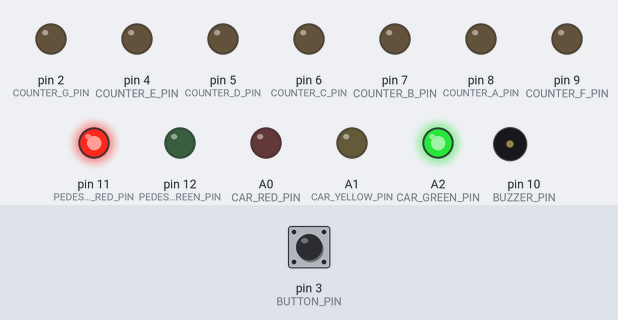
This sketch was run on a simulated Arduino Uno, built with avr-gcc and run on an emulated ATmega328P. Shown: output pins drawn as LEDs (lit = HIGH), buzzer (waves = sounding). The test bench sets the inputs (shaded band); at power-on: pin 3 (BUTTON_PIN) HIGH.

Above: at 1.2 s.
1.3 s: pin 3 (BUTTON_PIN) pulled LOW for 0.15 s
At 9.7 s:
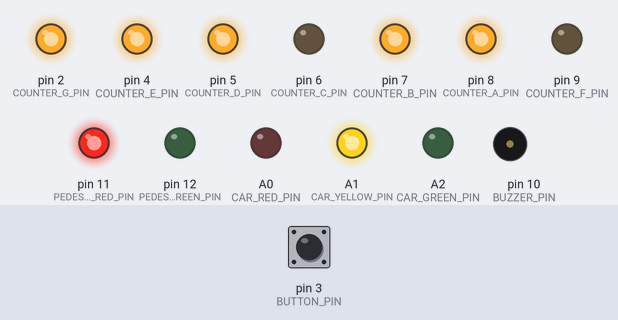
At 11.1 s:
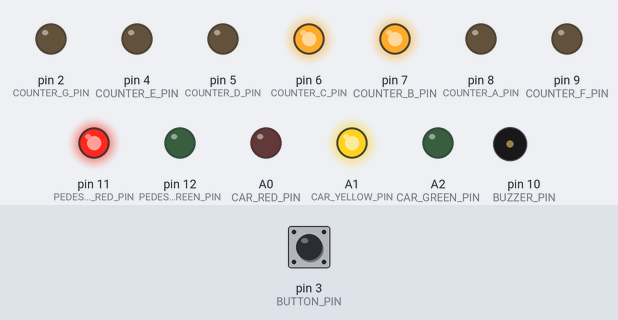
Timing chart, 0 to 12.8 s (numbered marks = the images above; inputs shaded):
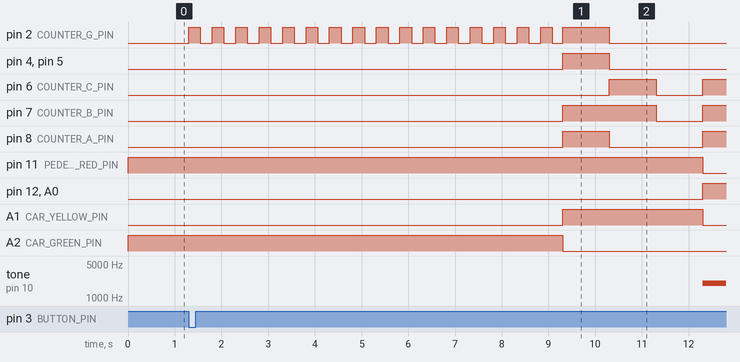

Measured:
- after the input at 1.3 s, pin 2 (COUNTER_G_PIN): goes 16 × (HIGH 0.25 s, LOW 0.25 s), HIGH 1.0 s, then LOW, starting at once; pin 4 (COUNTER_E_PIN): LOW → HIGH after 8.0 s, → LOW 1.0 s later

The sketch:

TrafficLightControl.ino
```cpp
volatile bool buttonPressed = false;
volatile unsigned long lastInterruptTime = 0;
const unsigned long debounceDelay = 200; // milliseconds

// traffic light finite state machine - related variables
int trafficState = 1;
bool pedestrianWarningFlashState = false;
unsigned long currentFlashTime = 0; // used for flashing LEDs
unsigned long currentBuzzTime = 0;
unsigned long stateStartTime = 0;

const unsigned long buzzerGoPeriod = 500;
const unsigned long buzzerWarningPeriod = 250;
const int buzzerFrequency = 2000;

const unsigned long lightFlashPeriod = 250;
bool lightFlashState = false;

bool buzzerState = false;


// pedestrian controls and signals
const int BUTTON_PIN = 3;
const int BUZZER_PIN = 10;
const int PEDESTRIAN_GREEN_PIN = 12;
const int PEDESTRIAN_RED_PIN = 11;

// car signals
const int CAR_RED_PIN = A0;
const int CAR_YELLOW_PIN = A1;
const int CAR_GREEN_PIN = A2;

// common signals
const int COUNTER_A_PIN = 8;
const int COUNTER_B_PIN = 7;
const int COUNTER_C_PIN = 6;
const int COUNTER_D_PIN = 5;
const int COUNTER_E_PIN = 4;
const int COUNTER_F_PIN = 9;
const int COUNTER_G_PIN = 2;

// traffic state delays (in milliseconds)
const unsigned long millisInASecond = 1000;
const unsigned long changeState1To2Time = 8000;
const unsigned long changeState2To3Time = 3000;
const unsigned long changeState3To4Time = 8000;
const unsigned long changeState4To1Time = 4000;

unsigned long numberToDisplay = 0;

bool countdownDelay = false;

void setup() {
  pinMode(BUTTON_PIN, INPUT_PULLUP);
  pinMode(BUZZER_PIN, OUTPUT);
  pinMode(PEDESTRIAN_GREEN_PIN, OUTPUT);
  pinMode(PEDESTRIAN_RED_PIN, OUTPUT);

  pinMode(COUNTER_A_PIN, OUTPUT);
  pinMode(COUNTER_B_PIN, OUTPUT);
  pinMode(COUNTER_C_PIN, OUTPUT);
  pinMode(COUNTER_D_PIN, OUTPUT);
  pinMode(COUNTER_E_PIN, OUTPUT);
  pinMode(COUNTER_F_PIN, OUTPUT);
  pinMode(COUNTER_G_PIN, OUTPUT);

  pinMode(CAR_RED_PIN, OUTPUT);
  pinMode(CAR_YELLOW_PIN, OUTPUT);
  pinMode(CAR_GREEN_PIN, OUTPUT);

  attachInterrupt(digitalPinToInterrupt(BUTTON_PIN), handleInterrupt, FALLING);
}

void loop() {

  switch (trafficState) {
    case 1:
      digitalWrite(CAR_GREEN_PIN, HIGH);
      digitalWrite(CAR_RED_PIN, LOW);
      digitalWrite(CAR_YELLOW_PIN , LOW);

      digitalWrite(PEDESTRIAN_RED_PIN, HIGH);
      digitalWrite(PEDESTRIAN_GREEN_PIN, LOW);

      if (buttonPressed == true && countdownDelay == false) {
        stateStartTime = millis();
        buttonPressed = false;
        countdownDelay = true;
      }

      if (millis() - stateStartTime > changeState1To2Time && countdownDelay == true) {
        trafficState = 2;
        stateStartTime = millis();
      }

      if (countdownDelay == true) {
//        numberToDisplay = (changeState1To2Time -  (millis() - stateStartTime)) / millisInASeconds;
//        displayNumbers(numberToDisplay);

        if ( millis() - currentFlashTime > lightFlashPeriod) {
          lightFlashState = !lightFlashState;
          currentFlashTime = millis();
        }
        digitalWrite(COUNTER_G_PIN, lightFlashState);

      }
      break;

    case 2:

      digitalWrite(PEDESTRIAN_GREEN_PIN, LOW);
      digitalWrite(PEDESTRIAN_RED_PIN, HIGH);

      digitalWrite(CAR_YELLOW_PIN, HIGH);
      digitalWrite(CAR_GREEN_PIN, LOW);
      digitalWrite(CAR_RED_PIN, LOW);

      if (millis() - stateStartTime > changeState2To3Time) {
        trafficState = 3;
        stateStartTime = millis();
      }

      numberToDisplay = (changeState2To3Time -  (millis() - stateStartTime)) / millisInASecond;
      displayNumbers(numberToDisplay);

      break;

    case 3:

      digitalWrite(PEDESTRIAN_GREEN_PIN, HIGH);
      digitalWrite(PEDESTRIAN_RED_PIN, LOW);

      digitalWrite(CAR_RED_PIN, HIGH);
      digitalWrite(CAR_YELLOW_PIN, LOW);
      digitalWrite(CAR_GREEN_PIN, LOW);

      numberToDisplay = (changeState3To4Time -  (millis() - stateStartTime)) / millisInASecond;
      displayNumbers(numberToDisplay);

      if ( millis() - currentBuzzTime > buzzerGoPeriod) {
        buzzerState = !buzzerState;
        currentBuzzTime = millis();
      }

      if (buzzerState == true) {
        tone(BUZZER_PIN, buzzerFrequency, buzzerGoPeriod / 2);
      } else {
        noTone(BUZZER_PIN);
      }

      if ( millis() - stateStartTime > changeState3To4Time) {
        trafficState = 4;
        stateStartTime = millis();
      }
      break;

    case 4:

      numberToDisplay = (changeState4To1Time -  (millis() - stateStartTime)) / millisInASecond;
      displayNumbers(numberToDisplay);

      if ( millis() - currentFlashTime > lightFlashPeriod) {
        lightFlashState = !lightFlashState;
        currentFlashTime = millis();
      }

      digitalWrite(CAR_RED_PIN, HIGH);
      digitalWrite(PEDESTRIAN_GREEN_PIN, lightFlashState);

      digitalWrite(CAR_GREEN_PIN, LOW);
      digitalWrite(CAR_YELLOW_PIN, LOW);
      digitalWrite(PEDESTRIAN_RED_PIN, LOW);

      if ( millis() - currentBuzzTime > buzzerWarningPeriod) {
        buzzerState = !buzzerState;
        currentBuzzTime = millis();
      }

      if (buzzerState == true) {
        tone(BUZZER_PIN, buzzerFrequency, buzzerWarningPeriod / 2);
      } else {
        noTone(BUZZER_PIN);
      }

      if (millis() - stateStartTime > changeState4To1Time) {
        trafficState = 1;
        stateStartTime = millis();
      }
      countdownDelay = false;
      buttonPressed = false;
      break;
  }
}

void displayNumbers(unsigned long numberToDisplay) {
  switch (numberToDisplay) {
    case 0:
      digitalWrite(COUNTER_A_PIN, LOW);
      digitalWrite(COUNTER_B_PIN, LOW);
      digitalWrite(COUNTER_C_PIN, LOW);
      digitalWrite(COUNTER_D_PIN, LOW);
      digitalWrite(COUNTER_E_PIN, LOW);
      digitalWrite(COUNTER_F_PIN, LOW);
      digitalWrite(COUNTER_G_PIN, LOW);
      break;

    case 1:
      digitalWrite(COUNTER_A_PIN, LOW);
      digitalWrite(COUNTER_B_PIN, HIGH);
      digitalWrite(COUNTER_C_PIN, HIGH);
      digitalWrite(COUNTER_D_PIN, LOW);
      digitalWrite(COUNTER_E_PIN, LOW);
      digitalWrite(COUNTER_F_PIN, LOW);
      digitalWrite(COUNTER_G_PIN, LOW);
      break;

    case 2:
      digitalWrite(COUNTER_A_PIN, HIGH);
      digitalWrite(COUNTER_B_PIN, HIGH);
      digitalWrite(COUNTER_C_PIN, LOW);
      digitalWrite(COUNTER_D_PIN, HIGH);
      digitalWrite(COUNTER_E_PIN, HIGH);
      digitalWrite(COUNTER_F_PIN, LOW);
      digitalWrite(COUNTER_G_PIN, HIGH);
      break;


    case 3:
      digitalWrite(COUNTER_A_PIN, HIGH);
      digitalWrite(COUNTER_B_PIN, HIGH);
      digitalWrite(COUNTER_C_PIN, HIGH);
      digitalWrite(COUNTER_D_PIN, HIGH);
      digitalWrite(COUNTER_E_PIN, LOW);
      digitalWrite(COUNTER_F_PIN, LOW);
      digitalWrite(COUNTER_G_PIN, HIGH);
      break;

    case 4:
      digitalWrite(COUNTER_A_PIN, LOW);
      digitalWrite(COUNTER_B_PIN, HIGH);
      digitalWrite(COUNTER_C_PIN, HIGH);
      digitalWrite(COUNTER_D_PIN, LOW);
      digitalWrite(COUNTER_E_PIN, LOW);
      digitalWrite(COUNTER_F_PIN, HIGH);
      digitalWrite(COUNTER_G_PIN, HIGH);
      break;

    case 5:
      digitalWrite(COUNTER_A_PIN, HIGH);
      digitalWrite(COUNTER_B_PIN, LOW);
      digitalWrite(COUNTER_C_PIN, HIGH);
      digitalWrite(COUNTER_D_PIN, HIGH);
      digitalWrite(COUNTER_E_PIN, LOW);
      digitalWrite(COUNTER_F_PIN, HIGH);
      digitalWrite(COUNTER_G_PIN, HIGH);
      break;

    case 6:
      digitalWrite(COUNTER_A_PIN, HIGH);
      digitalWrite(COUNTER_B_PIN, LOW);
      digitalWrite(COUNTER_C_PIN, HIGH);
      digitalWrite(COUNTER_D_PIN, HIGH);
      digitalWrite(COUNTER_E_PIN, HIGH);
      digitalWrite(COUNTER_F_PIN, HIGH);
      digitalWrite(COUNTER_G_PIN, HIGH);
      break;

    case 7:
      digitalWrite(COUNTER_A_PIN, HIGH);
      digitalWrite(COUNTER_B_PIN, HIGH);
      digitalWrite(COUNTER_C_PIN, HIGH);
      digitalWrite(COUNTER_D_PIN, LOW);
      digitalWrite(COUNTER_E_PIN, LOW);
      digitalWrite(COUNTER_F_PIN, LOW);
      digitalWrite(COUNTER_G_PIN, LOW);
      break;

    case 8:
      digitalWrite(COUNTER_A_PIN, HIGH);
      digitalWrite(COUNTER_B_PIN, HIGH);
      digitalWrite(COUNTER_C_PIN, HIGH);
      digitalWrite(COUNTER_D_PIN, HIGH);
      digitalWrite(COUNTER_E_PIN, HIGH);
      digitalWrite(COUNTER_F_PIN, HIGH);
      digitalWrite(COUNTER_G_PIN, HIGH);
      break;

    case 9:
      digitalWrite(COUNTER_A_PIN, HIGH);
      digitalWrite(COUNTER_B_PIN, HIGH);
      digitalWrite(COUNTER_C_PIN, HIGH);
      digitalWrite(COUNTER_D_PIN, HIGH);
      digitalWrite(COUNTER_E_PIN, LOW);
      digitalWrite(COUNTER_F_PIN, HIGH);
      digitalWrite(COUNTER_G_PIN, HIGH);
      break;
  }

}

void handleInterrupt() {
  static unsigned long interruptTime = 0;
  interruptTime = micros();
  if (interruptTime - lastInterruptTime > debounceDelay * millisInASecond) {
    buttonPressed = true;
  }
  lastInterruptTime = interruptTime;
}
```
